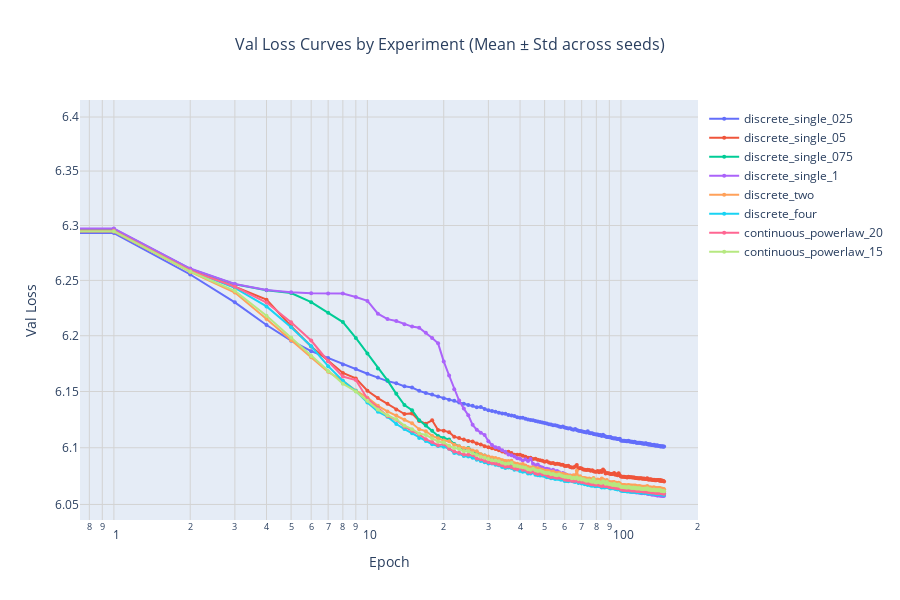

This figure's notebook cell:
### Code cell
# Save plots as HTML files that you can open in browser
plot_loss_curves_by_experiment_plotly(
    models, loss_type="train", save_html="train_loss_curves.html"
)

plot_loss_curves_by_experiment_plotly(
    models, loss_type="val", save_html="val_loss_curves.html"
)

# plot_decoding_error_curves_by_experiment_plotly(
#     models, save_html="decoding_error_curves.html"
# )

### Figure 1 — Plotly figure (JSON) as saved in the notebook; plotly's stock layout.template omitted (floating-point values rounded to 4 significant figures; data arrays with more than 128 entries replaced by an {"elided": "..."} marker saying what was removed)
{"data": [{"fill": "toself", "fillcolor": "rgba(99, 110, 250, 0.3)", "hoverinfo": "skip", "line": {"color": "rgba(255,255,255,0)"}, "name": "discrete_single_025 ± std", "showlegend": false, "type": "scatter", "x": {"elided": "298 int values"}, "y": {"elided": "298 float values"}}, {"hovertemplate": "<b>discrete_single_025</b><br>Epoch: %{x}<br>Mean Val Loss: %{y:.4f}<br>Seeds: 1<br><extra></extra>", "line": {"color": "#636EFA", "width": 2}, "marker": {"size": 4}, "mode": "lines+markers", "name": "discrete_single_025", "type": "scatter", "x": {"elided": "149 int values"}, "y": {"elided": "149 float values"}}, {"fill": "toself", "fillcolor": "rgba(239, 85, 59, 0.3)", "hoverinfo": "skip", "line": {"color": "rgba(255,255,255,0)"}, "name": "discrete_single_05 ± std", "showlegend": false, "type": "scatter", "x": {"elided": "298 int values"}, "y": {"elided": "298 float values"}}, {"hovertemplate": "<b>discrete_single_05</b><br>Epoch: %{x}<br>Mean Val Loss: %{y:.4f}<br>Seeds: 1<br><extra></extra>", "line": {"color": "#EF553B", "width": 2}, "marker": {"size": 4}, "mode": "lines+markers", "name": "discrete_single_05", "type": "scatter", "x": {"elided": "149 int values"}, "y": {"elided": "149 float values"}}, {"fill": "toself", "fillcolor": "rgba(0, 204, 150, 0.3)", "hoverinfo": "skip", "line": {"color": "rgba(255,255,255,0)"}, "name": "discrete_single_075 ± std", "showlegend": false, "type": "scatter", "x": {"elided": "298 int values"}, "y": {"elided": "298 float values"}}, {"hovertemplate": "<b>discrete_single_075</b><br>Epoch: %{x}<br>Mean Val Loss: %{y:.4f}<br>Seeds: 1<br><extra></extra>", "line": {"color": "#00CC96", "width": 2}, "marker": {"size": 4}, "mode": "lines+markers", "name": "discrete_single_075", "type": "scatter", "x": {"elided": "149 int values"}, "y": {"elided": "149 float values"}}, {"fill": "toself", "fillcolor": "rgba(171, 99, 250, 0.3)", "hoverinfo": "skip", "line": {"color": "rgba(255,255,255,0)"}, "name": "discrete_single_1 ± std", "showlegend": false, "type": "scatter", "x": {"elided": "298 int values"}, "y": {"elided": "298 float values"}}, {"hovertemplate": "<b>discrete_single_1</b><br>Epoch: %{x}<br>Mean Val Loss: %{y:.4f}<br>Seeds: 1<br><extra></extra>", "line": {"color": "#AB63FA", "width": 2}, "marker": {"size": 4}, "mode": "lines+markers", "name": "discrete_single_1", "type": "scatter", "x": {"elided": "149 int values"}, "y": {"elided": "149 float values"}}, {"fill": "toself", "fillcolor": "rgba(255, 161, 90, 0.3)", "hoverinfo": "skip", "line": {"color": "rgba(255,255,255,0)"}, "name": "discrete_two ± std", "showlegend": false, "type": "scatter", "x": {"elided": "298 int values"}, "y": {"elided": "298 float values"}}, {"hovertemplate": "<b>discrete_two</b><br>Epoch: %{x}<br>Mean Val Loss: %{y:.4f}<br>Seeds: 1<br><extra></extra>", "line": {"color": "#FFA15A", "width": 2}, "marker": {"size": 4}, "mode": "lines+markers", "name": "discrete_two", "type": "scatter", "x": {"elided": "149 int values"}, "y": {"elided": "149 float values"}}, {"fill": "toself", "fillcolor": "rgba(25, 211, 243, 0.3)", "hoverinfo": "skip", "line": {"color": "rgba(255,255,255,0)"}, "name": "discrete_four ± std", "showlegend": false, "type": "scatter", "x": {"elided": "298 int values"}, "y": {"elided": "298 float values"}}, {"hovertemplate": "<b>discrete_four</b><br>Epoch: %{x}<br>Mean Val Loss: %{y:.4f}<br>Seeds: 1<br><extra></extra>", "line": {"color": "#19D3F3", "width": 2}, "marker": {"size": 4}, "mode": "lines+markers", "name": "discrete_four", "type": "scatter", "x": {"elided": "149 int values"}, "y": {"elided": "149 float values"}}, {"fill": "toself", "fillcolor": "rgba(255, 102, 146, 0.3)", "hoverinfo": "skip", "line": {"color": "rgba(255,255,255,0)"}, "name": "continuous_powerlaw_20 ± std", "showlegend": false, "type": "scatter", "x": {"elided": "298 int values"}, "y": {"elided": "298 float values"}}, {"hovertemplate": "<b>continuous_powerlaw_20</b><br>Epoch: %{x}<br>Mean Val Loss: %{y:.4f}<br>Seeds: 1<br><extra></extra>", "line": {"color": "#FF6692", "width": 2}, "marker": {"size": 4}, "mode": "lines+markers", "name": "continuous_powerlaw_20", "type": "scatter", "x": {"elided": "149 int values"}, "y": {"elided": "149 float values"}}, {"fill": "toself", "fillcolor": "rgba(182, 232, 128, 0.3)", "hoverinfo": "skip", "line": {"color": "rgba(255,255,255,0)"}, "name": "continuous_powerlaw_15 ± std", "showlegend": false, "type": "scatter", "x": {"elided": "298 int values"}, "y": {"elided": "298 float values"}}, {"hovertemplate": "<b>continuous_powerlaw_15</b><br>Epoch: %{x}<br>Mean Val Loss: %{y:.4f}<br>Seeds: 1<br><extra></extra>", "line": {"color": "#B6E880", "width": 2}, "marker": {"size": 4}, "mode": "lines+markers", "name": "continuous_powerlaw_15", "type": "scatter", "x": {"elided": "149 int values"}, "y": {"elided": "149 float values"}}], "layout": {"height": 600, "hovermode": "x unified", "legend": {"x": 1.01, "xanchor": "left", "y": 0.99, "yanchor": "top"}, "margin": {"r": 150}, "title": {"font": {"size": 16}, "text": "Val Loss Curves by Experiment (Mean ± Std across seeds)", "x": 0.5}, "width": 900, "xaxis": {"gridcolor": "LightGray", "gridwidth": 1, "showgrid": true, "title": {"text": "Epoch"}, "type": "log"}, "yaxis": {"gridcolor": "LightGray", "gridwidth": 1, "showgrid": true, "title": {"text": "Val Loss"}, "type": "log"}}}
